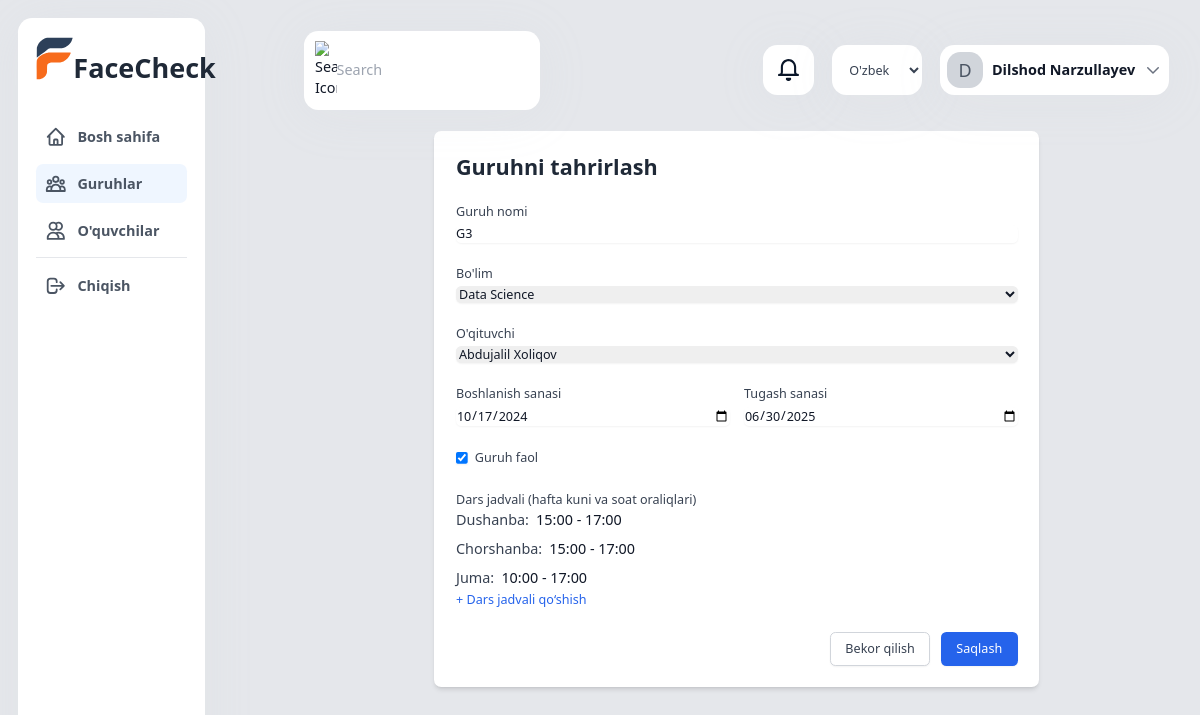
/uz/groups/1/edit/ (signed in), run on an earlier commit of the app's database.
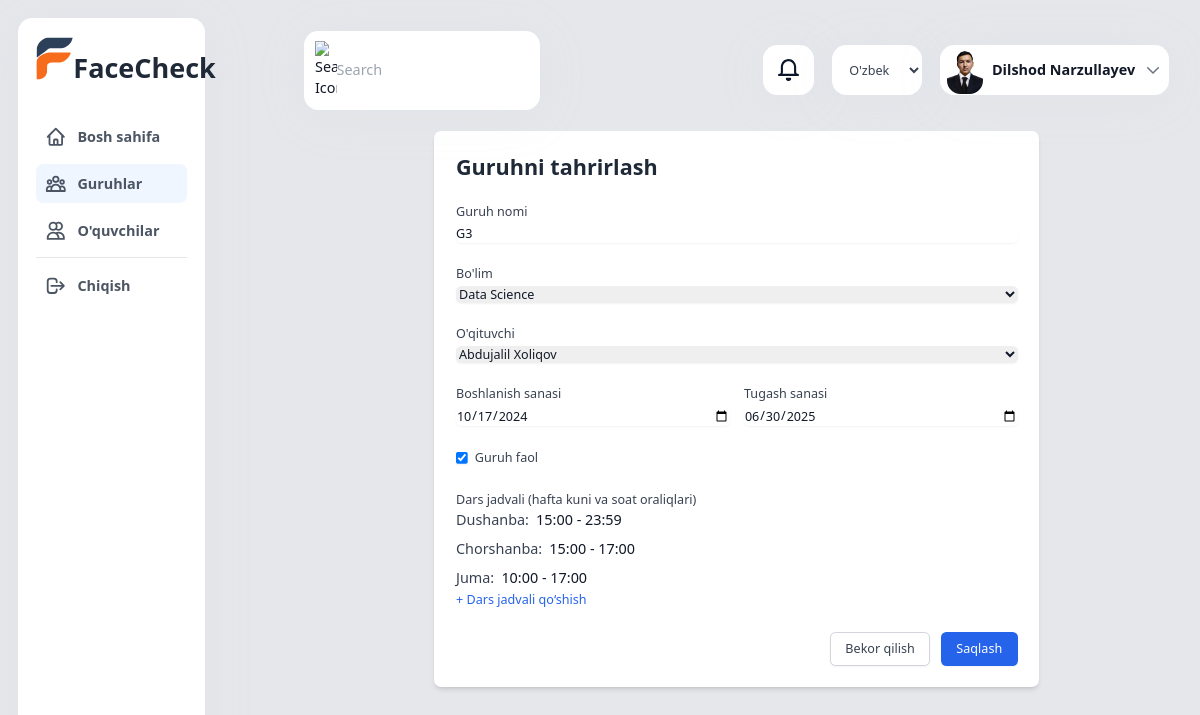
And on a later commit of the database.
### app/models.py (models this page shows, shortened)
class CustomUser(AbstractUser):
    USER_TYPE_CHOICES = (
        ('super_admin', 'Super Admin'),
        ('management', 'Rahbariyat'),
        ('teacher', 'O\'qituvchi'),
        ('student', 'O\'quvchi'),
        ('parent', 'Ota-ona'),
    )
    user_type = models.CharField(max_length=20, choices=USER_TYPE_CHOICES)
    phone_number = models.CharField(max_length=15, blank=True)
    profile_image = models.ImageField(upload_to='profile_pictures/', null=False, blank=False)
    face_encoding = models.BinaryField(null=True, blank=True)
    class Meta:
        verbose_name = _('Foydalanuvchi')
        verbose_name_plural = _('Foydalanuvchilar')

class GroupSchedule(models.Model):
    group = models.ForeignKey('Group', on_delete=models.CASCADE, related_name='schedules')
    weekday = models.IntegerField(choices=[(i, day) for i, day in enumerate([
        'Dushanba', 'Seshanba', 'Chorshanba', 'Payshanba', 'Juma', 'Shanba', 'Yakshanba'])])
    start_time = models.TimeField()
    end_time = models.TimeField()
    class Meta:
        unique_together = ('group', 'weekday', 'start_time', 'end_time')
        verbose_name = 'Dars vaqti'
        verbose_name_plural = 'Dars vaqtlari'

### app/views.py (the view, shortened to what this page needs)
# urls.py: path('groups/<int:pk>/edit/', views.group_edit, name='group_edit'),
@login_required
def group_edit(request, pk):
    group = get_object_or_404(Group, pk=pk)
    departments = Department.objects.all()
    teachers = CustomUser.objects.filter(user_type='teacher')
    return render(request, 'groups/edit.html', {
        'group': group,
        'departments': departments,
        'teachers': teachers
    })

### app/context_processors.py (called while the page is built)
def camera_status(request):
    context = {}
    if request.user.is_authenticated and (request.user.is_staff or request.user.is_superuser):
        context['active_camera_count'] = Camera.objects.filter(active=True).count()
    return context

### app/templates/groups/edit.html (shortened to what the changed rows need)
{% extends 'base.html' %}
{% load i18n %}
{% block content %}
<div class="bg-white shadow-md rounded-lg p-6 max-w-2xl mx-auto">
    <h2 class="text-2xl font-bold text-gray-800 mb-6">{% trans "Guruhni tahrirlash" %}</h2>
    <form method="post" class="space-y-6">
        <div class="grid grid-cols-1 gap-6">
            <div>
                <div class="space-y-2">
                    {% for schedule in group.schedules.all %}
                        <div class="flex items-center space-x-2">
                            <span class="text-gray-700">{{ schedule.get_weekday_display }}:</span>
                            <span>{{ schedule.start_time }} - {{ schedule.end_time }}</span>
                        </div>
                    {% empty %}
                        <span class="text-gray-400">Jadval kiritilmagan</span>
                    {% endfor %}
                </div>
            </div>
        </div>
    </form>
</div>
{% endblock %}

### app/templates/details/header.html (shortened to what this page needs)
{% load static %}
{% load i18n %}
<div class="container w-full mx-auto p-6">
    <div class="flex justify-between items-center mb-7.5">
        <div class="search-bar flex items-center bg-white rounded-2xl p-3 w-[16.375rem] shadow-[0px_6px_58px_#c3cbd61a]">
            <img src="{% static 'assets/images/img_icn_general_search.svg' %}" alt="{% trans 'Search Icon' %}" width="24" height="24" class="mr-2.75" />
            <input type="text" placeholder="{% trans 'Search' %}" class="border-none outline-none text-base text-gray-600 w-full bg-transparent" />
        </div>
        <div class="user-actions flex items-center">
            <div class="notifications bg-white rounded-2xl w-14 h-14 flex justify-center items-center mr-5 shadow-[0px_6px_58px_#c3cbd61a] cursor-pointer">
                <img src="{% static 'assets/images/img_icn_general_notifications.svg' %}" alt="{% trans 'Notifications' %}" width="24" height="24" />
            </div>
            <div class="relative flex items-center">
                <form action="{% url 'set_language' %}" method="post" class="mr-5">
                    <select name="language" onchange="this.form.submit()" class="bg-white rounded-2xl h-14 w-[100px] text-sm text-gray-700 px-4 py-1 shadow-[0px_6px_58px_#c3cbd61a] focus:outline-none hover:bg-gray-50 cursor-pointer">
                        {% get_current_language as LANGUAGE_CODE %}
                        {% get_available_languages as LANGUAGES %}
                        {% for lang in LANGUAGES %}
                            <option value="{{ lang.0 }}" {% if lang.0 == LANGUAGE_CODE %}selected{% endif %}>
                                {{ lang.1 }}
                            </option>
                        {% endfor %}
                    </select>
                </form>
                <button type="button" onclick="toggleDropdown()" class="user-profile flex items-center bg-white h-14 rounded-2xl p-2 shadow-[0px_6px_58px_#c3cbd61a] hover:bg-gray-50">
                    {% if request.user.profile_image %}
                        <img src="{{ request.user.profile_image.url }}" alt="{% trans 'User Profile' %}" class="profile-pic w-[40px] rounded-[0.9375rem] mr-2.5" />
                    {% else %}
                        <span class="profile-pic w-[40px] h-[40px] rounded-[0.9375rem] mr-2.5 bg-gray-300 flex items-center justify-center text-xl text-gray-600">{{ request.user.get_full_name|make_list|first|upper }}</span>
                    {% endif %}
                    <span class="text-base font-bold text-gray-900 mr-2.5">{{ user.get_full_name }}</span>
                    <svg class="w-5 h-5 text-gray-500" fill="none" stroke="currentColor" viewBox="0 0 24 24">
                        <path stroke-linecap="round" stroke-linejoin="round" stroke-width="2" d="M19 9l-7 7-7-7" />
                    </svg>
                </button>
            </div>
        </div>
    </div>
</div>

What changed in the data, as far as the page shows it:
changed CustomUser "Dilshod Narzullayev": user.profile_image: picture added; user.get_full_name|make_list "D" → (not shown)
changed GroupSchedule "Dushanba": end_time "17:00" → "23:59"
